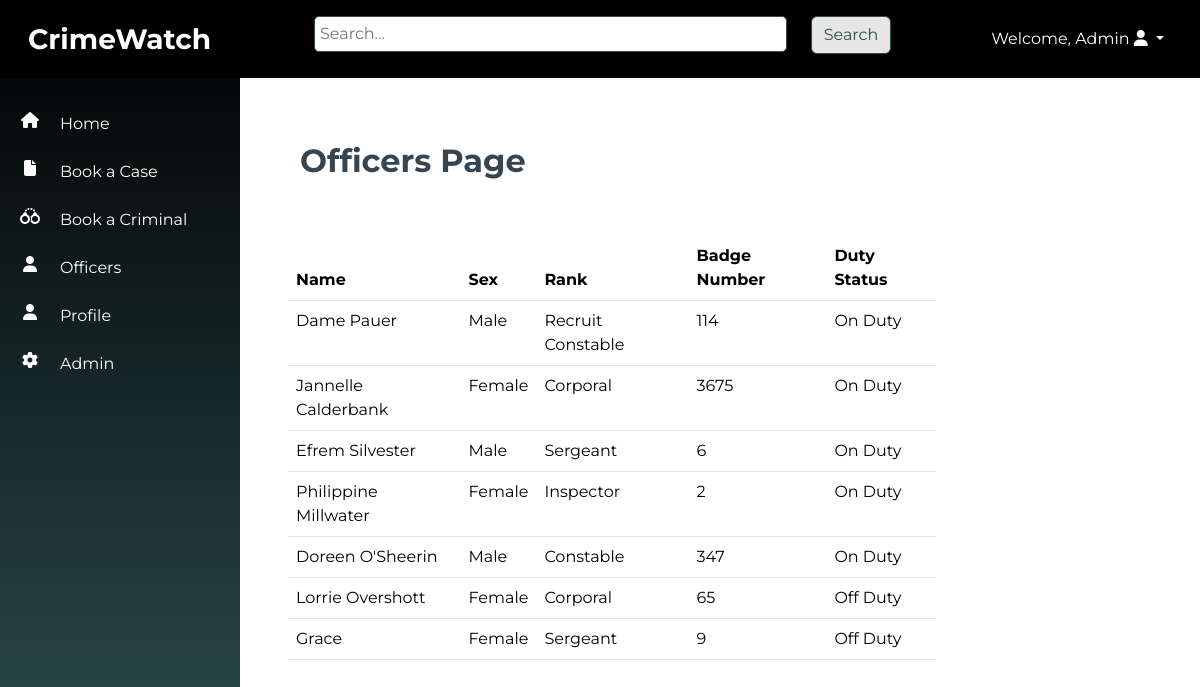
Screenshot of /officers/ (signed in) with the database file from the repository.
### officers/models.py (models this page shows, shortened)
class Officer(models.Model):
    SEX_CHOICES = [
        ('male', 'Male'),
        ('female', 'Female'),
    ]
    RANK_CHOICES = [
        ('Recruit Constable', 'Recruit Constable'),
        ('Constable', 'Constable'),
        ('Corporal', 'Corporal'),
        ('Sergeant', 'Sergeant'),
        ('Sergeant Major', 'Major'),
        ('Inspector', 'Inspector'),
    ]
    DUTY_STATUS = [
        ('On Duty', 'On Duty'),
        ('Off Duty', 'Off Duty'),
    ]
    name = models.CharField(max_length=100)
    sex = models.CharField(max_length=10, choices=SEX_CHOICES, default="Male")
    rank = models.CharField(max_length=100, choices=RANK_CHOICES, blank=True)
    badge_number = models.IntegerField(unique=True)
    area = models.CharField(max_length=100)
    date_of_birth = models.DateField()
    phone_number = models.CharField(max_length=100)
    email = models.EmailField(unique=True)
    address = models.CharField(max_length=255)
    city = models.CharField(max_length=100)
    state = models.CharField(max_length=100)
    nationality = models.CharField(max_length=255, default="Nigerian")
    duty_status = models.CharField(max_length=10, choices=DUTY_STATUS, default="On Duty")

### officers/views.py (the view)
# urls.py: path('', views.officer_list, name='officer_list'),
@login_required
def officer_list(request):
    officers = Officer.objects.all()
    return render(request, 'officer_list.html', {'officers': officers})

### officers/templates/officer_list.html (shortened to what this page needs)
{% extends 'base.html' %}
{% block content %}
<div class="container-fluid p-5">
    <div class="row mb-5">
        <div class="col-6">
            <h1 class="fw-bold fs-2">Officers Page</h1>
        </div>
        <div class="col-6 ">
        </div>
    </div>
    <div class="row">
        <table class="table w-75">
            <thead>
                <tr>
                    <th scope="col">Name</th>
                    <th scope="col">Sex</th>
                    <th scope="col">Rank</th>
                    <th scope="col">Badge Number</th>
                    <th scope="col">Duty Status</th>
                </tr>
            </thead>
            <tbody>
                {% for officer in officers %}
                    <tr>
                        <td class="text-capitalize">{{ officer.name }}</td>
                        <td class="text-capitalize">{{ officer.sex }}</td>
                        <td class="text-capitalize">{{ officer.rank }}</td>
                        <td class="text-capitalize">{{ officer.badge_number }}</td>
                        <td class="text-capitalize">{{ officer.duty_status }}</td>
                    </tr>
                {% endfor %}
            </tbody>
        </table>
    </div>
</div>
{% endblock %}

### templates/base.html (shortened to what this page needs)
<!DOCTYPE html>
<html lang="en">
<head>
    <link rel="stylesheet" href="https://cdnjs.cloudflare.com/ajax/libs/font-awesome/6.5.2/css/all.min.css">
    {% load static %}
    <link rel="stylesheet" type="text/css" href="{% static 'src/styles.css' %}">
    <link href="https://cdn.jsdelivr.net/npm/bootstrap@5.3.3/dist/css/bootstrap.min.css" rel="stylesheet">
</head>
<body>
    <nav class="navbar navbar-expand-sm navbar-dark p-3">
        <div class="container-fluid">
            <div class="col-md-3"><a class="navbar-brand fs-3 fw-bold" href="{% url 'home' %}">CrimeWatch</a></div>
            <div class="col-md-6 d-none d-sm-block">
              <form method="get" action="{% url 'search_results' %}">
                <div class="row mb-2 align-items-start">
                  <div class="col-md-10">
                    <input type="text" name="q" placeholder="Search...">
                  </div>
                  <div class="col-md-2 rounded-top">
                    <button type="submit" class="btn btn-gray">Search</button>
                  </div>
              </div>
            </form>
          </div>
                <div class="col-md-3 d-none d-sm-block float-end">
                  {% if user.is_authenticated %}
                  <ul class="navbar-nav ml-3 justify-content-end">
                  <li class="dropdown nav-item">
                      <a href="#" class="dropdown-toggle nav-link text-white text-capitalize" data-bs-toggle="dropdown">Welcome, {{ user.username }} <i class="fa fa-user"></i> <b class="caret"></b></a>
                  </li></ul>
                  {% else %}
                  <li><a href="{% url 'login' %}">Login</a></li>
                  {% endif %}
          </div>
        </div>
      </nav>
    <div class="container-fluid">
        <div class="row">
        <div class="vert-bar d-none d-sm-block">
            <ul class="navbar-nav">
              <li class="nav-item my-1  py-2 row align-items-start">
                <i class="col-3 fa fa-house text-center"></i>
                <a class="col-9 nav-link p-0 m-0" href="{% url 'home' %}">Home</a>
              </li>
              <li class="nav-item my-1  py-2 row align-items-start">
                <i class="col-3 fa fa-file text-center"></i>
                <a class="col-9 nav-link p-0 m-0" href="{% url 'case_create' %}">Book a Case</a>
              </li>
              <li class="nav-item my-1  py-2 row align-items-start">
                <i class="col-3 fa fa-handcuffs text-center"></i>
                <a class="col-9 nav-link p-0 m-0" href="{% url 'criminal_create' %}">Book a Criminal</a>
              </li>
              <li class="nav-item my-1 py-2 row align-items-start">
                <i class="col-3 fa fa-user text-center"></i>
                <a class="col-9 nav-link p-0 m-0" href="{% url 'officer_list' %}">Officers</a>
              </li>
              <li class="nav-item my-1 py-2 row align-items-start">
                <i class="col-3 fa fa-user text-center"></i>
                <a class="col-9 nav-link p-0 m-0" href="{% url 'profile' %}">Profile</a>
              </li>
              <li class="nav-item my-1 py-2 row align-items-start">
                <i class="col-3 fa fa-gear text-center"></i>
                <a class="col-9 nav-link p-0 m-0" href="{% url 'admin:index' %}">Admin</a>
              </li>
              </ul>
        </div>
        <div class="content pt-3">
            {% block content %}{% endblock %}
        </div>
        </div>
    </div>
</body>
</html>

### static/src/styles.css (style rules this page uses)
body { font-family: 'Montserrat', sans-serif !important; color: var(--charcoal) !important; }
:root { --dark-slate-gray:#2F4F4F; --dark-khaki: #BDB76B; --crimson-red: #DC143C; --ivory: ##FFFFF0; --charcoal: #36454F; --dim-gray: #696969; --orange: #FFa500 }
.navbar { background:black; color: var(--dark-slate-gray) !important; z-index: 2; }
.btn-gray { background-color: #e6e6e6 !important; color: var(--ivory) !important; border-color: var(--dark-slate-gray) !important; }
.vert-bar { background-image: linear-gradient(180deg, black, var(--dark-slate-gray)) !important; position: fixed; top: 0; left: 0; z-index: 1; padding-top: 100px !important; width: 20% !important; height: 100%; color: white; padding: 20px 0; overflow-x: hidden; }
input[type="text"], input[type="number"], input[type="email"], input[type="date"], textarea { width:100%; border-radius: 5px; border: solid 1px #2F4F4F; padding:5px; }
.content { width:80% !important; margin: auto 0 0 20%; }

### rows the page displays
Officer: name "Dame Pauer", sex "Male", rank "Recruit Constable", badge_number "114", duty_status "On Duty"
Officer: name "Jannelle Calderbank", sex "Female", rank "Corporal", badge_number "3675", duty_status "On Duty"
Officer: name "Efrem Silvester", sex "Male", rank "Sergeant", badge_number "6", duty_status "On Duty"
Officer: name "Philippine Millwater", sex "Female", rank "Inspector", badge_number "2", duty_status "On Duty"
Officer: name "Doreen O'Sheerin", sex "Male", rank "Constable", badge_number "347", duty_status "On Duty"
Officer: name "Lorrie Overshott", sex "Female", rank "Corporal", badge_number "65", duty_status "Off Duty"
Officer: name "Grace", sex "Female", rank "Sergeant", badge_number "9", duty_status "Off Duty"

### other values shown
{{ user.username }} "Admin"
